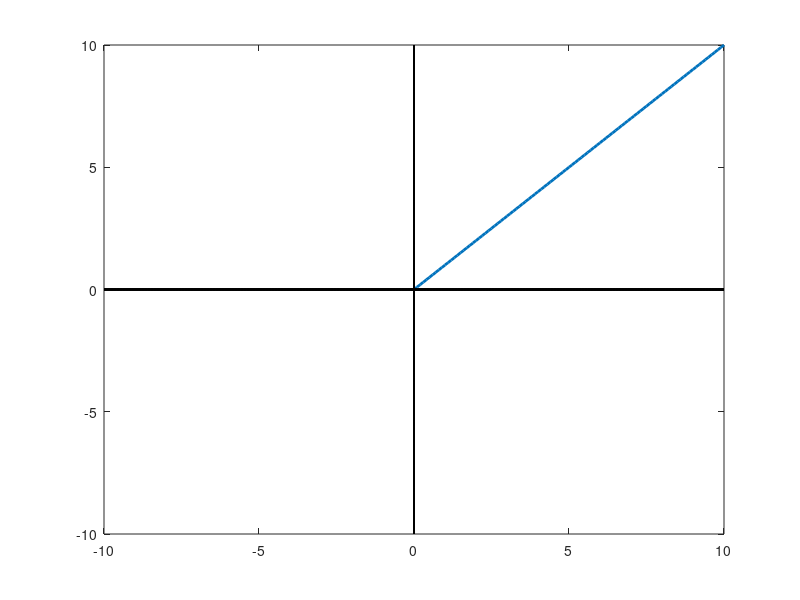

The MATLAB script that drew this image:
x = 0:0.1:10;
y = 0:0.1:10;
u = -10:0.1:10;
v = zeros(201);

plot(x,y, "linewidth", 2);
hold on;

plot(u, v, "color", "black", "linewidth", 1.1); % y-axis
hold on;

plot(v, u, "color", "black", "linewidth", 1.1); % y-axis
axis([-10 10 -10 10]);